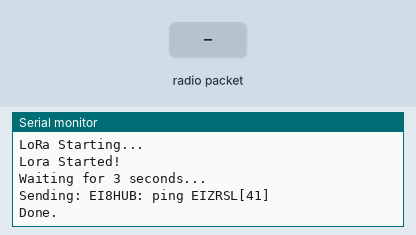
The sketch below on a simulated Arduino Uno, built with avr-gcc and run on an emulated ATmega328P. Shown: the last lines printed to the serial monitor. The test bench sets the inputs (shaded band). No radio packets arrive unless stated.

Above: at 1.2 s.
1.3 s: radio packet "1" arrives
At 2.5 s:
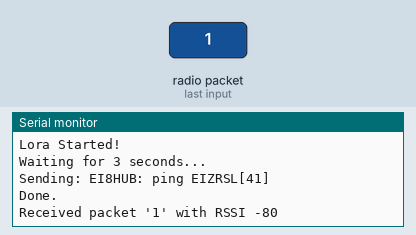
2.8 s: radio packet "0" arrives
At 2.96 s:
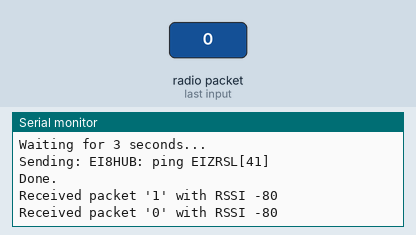
4.3 s: radio packet "2" arrives
At 4.9 s:
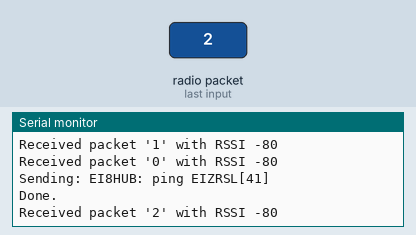

Measured:
- after the input at 1.3 s, the serial monitor: prints a new line at once (image 1)
- after the input at 2.8 s, the serial monitor: prints a new line at once (image 2)
- after the input at 4.3 s, the serial monitor: prints a new line at once (image 3)

The sketch:

Client.ino
```cpp
#include <SPI.h>
#include <LoRa.h>

/*
 * Test for the lead-acid LORA thing
 */

#define MYID "EI8HUB"

const long frequency = 433E6;  // LoRa  q

const int csPin = 10;          // LoRa radio chip select
const int resetPin = 5;        // LoRa radio reset
const int irqPin = 2;          // change for your board; must be a hardware interrupt pin

int counter = 0;

void generate_crc(char *msg, char *readablecrcvalue);
uint8_t gencrc(char *data, size_t len);

char msg[255];
char msgcrc[5]; // [XX]\0
unsigned long lasttime = 0;

void setup() {
  Serial.begin(9600);
  while (!Serial);

  Serial.println("LoRa Starting...");

  LoRa.setPins(csPin, resetPin, irqPin);

  while (!LoRa.begin(433175E3)) {
  //while (!LoRa.begin(433E6)) {
    Serial.println("Starting LoRa Radio failed (sad face)!");
    delay(1000);
  }

  LoRa.setSignalBandwidth(250E3);

  //LoRa.disableCrc();

  //0000000000000000000000000000000000000000000000000000000000000000LoRa.setTxPower(20);

  Serial.println("Lora Started!");

  Serial.println("Waiting for 3 seconds...");


  /**
  Serial.println("Sending PING...");
  LoRa.beginPacket();
  LoRa.print(MYID);
  LoRa.print(": ping EIZRSL");
  LoRa.endPacket();
  Serial.println("Done.");
  **/


  // Ping a repeater message
  sprintf(msg, "%s: ping EIZRSL", MYID);


  // Example of a message that hasn't been repeated yet...
  //sprintf(msg, "%s: repeat Hello World", MYID);


  // Example of a message that's been repeated via 3 repeaters...
  //sprintf(msg, "%s: repeat Hello World~EIZTST~EIZRSL~EIZ333", MYID);


  // Repeating requires a CRC (e.g. [0d]) add to the end of the message
  // We use this to be sure the message isn't corrupted over-the-air


  generate_crc(msg, msgcrc);
  strcat(msg, msgcrc);
  sendping();
}

void sendping() {
  Serial.print("Sending: ");
  Serial.println(msg);

  LoRa.beginPacket();
  LoRa.print(msg);
  LoRa.endPacket();
  Serial.println("Done.");
  }

void generate_crc(char *msg, char *readablecrcvalue) {
  uint8_t crc;

  crc = gencrc(msg, strlen(msg));
  sprintf(readablecrcvalue, "[%02X]", crc);
}

uint8_t gencrc(char *data, size_t len) {
  uint8_t crc = 0xff;
  size_t i, j;
  for (i = 0; i < len; i++) {
    crc ^= data[i];
    for (j = 0; j < 8; j++) {
      if ((crc & 0x80) != 0) {
        crc = (uint8_t)((crc << 1) ^ 0x31);
      }
      else {
        crc <<= 1;
      }
    }
  }
  return crc;
}

void loop() {
  int packetSize = LoRa.parsePacket();
  if (packetSize) {
    // received a packet
    Serial.print("Received packet '");

    // read packet
    while (LoRa.available()) {
      Serial.print((char)LoRa.read());
    }

    // print RSSI of packet
    Serial.print("' with RSSI ");
    Serial.println(LoRa.packetRssi());
  }
  unsigned long currenttime = millis();
  if(currenttime-lasttime >= 3000) {
    sendping();
    lasttime = currenttime;
    }
  /**
  if (counter%10 == 0) {
    Serial.print("Counter is ");
    Serial.print(counter);
    Serial.println(" so sending PING request to IEZRSL now...");
    LoRa.beginPacket();
    LoRa.print("IE9HBB PING IEZRSL");
    LoRa.endPacket();
  }
  counter++;
  delay(1000);
  **/
}
```
